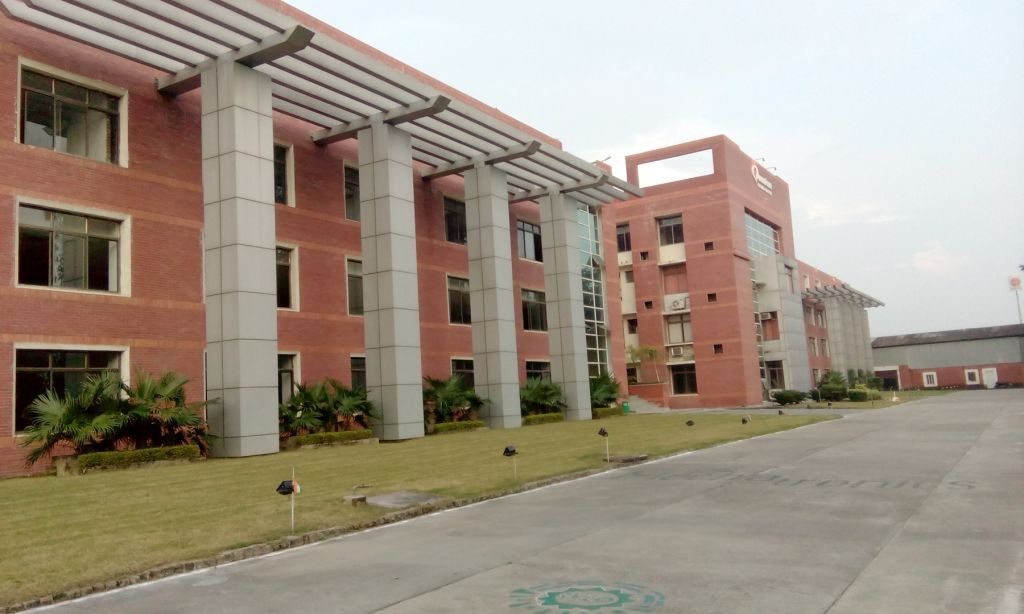
#> input picture spyder projects/data/building.jpg, 1024 x 614 px, found by its file name
$ python demo15.1_canny.py
#> lines starting #> are read from the running program, lines starting #| are printed output that depends on the picture; after the words box and inside, x2 and y2 are one past the last pixel; in counts of white or black regions, pixels touching at a corner belong together
# -*- coding: utf-8 -*-
"""
Created on Wed Feb 15 16:53:54 2023

@author: anush
"""
#image dtection
#image gradient
#laplacian Derivative-- It calculate laplace derivative
#https://github.com/askitlouder/Image-Processing-Tutorials

#it is use multi-stage algorithm to detect a edge#
# 5 steps in this 1)GUASS(noise reduction) 2)Gradient calculate
#3)non-max suppression 4)double threshold 5)edge tacking by hysteresis

import cv2
import numpy as np

'''#Load image into gray scale
img =cv2.imread(r"E:\data\building.jpg")
img =cv2.resize(img,(400,400))
img_gray =cv2.cvtColor(img,cv2.COLOR_BGR2GRAY)
#canny(img,thresh1,thresh2)
canny =cv2.Canny(img_gray,50,150)

cv2.imshow("original",img)
cv2.imshow("gray",img_gray)
cv2.imshow("canny",canny)

cv2.waitKey(0)
cv2.destroyAllWindows()'''

img =cv2.imread(r"E:\data\building.jpg")
#> img is the input picture: shape (614, 1024, 3); mean B, G, R 132, 146.3, 158.1
img =cv2.resize(img,(400,400))
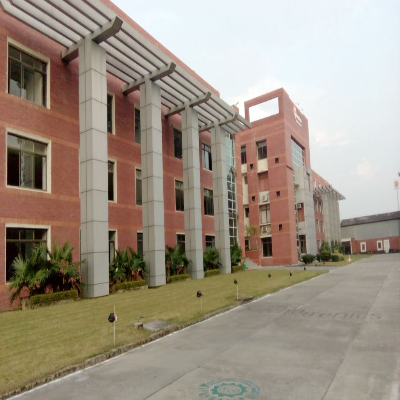
#> img: shape (400, 400, 3); mean B, G, R 131.9, 146.2, 158
img_gray =cv2.cvtColor(img,cv2.COLOR_BGR2GRAY)
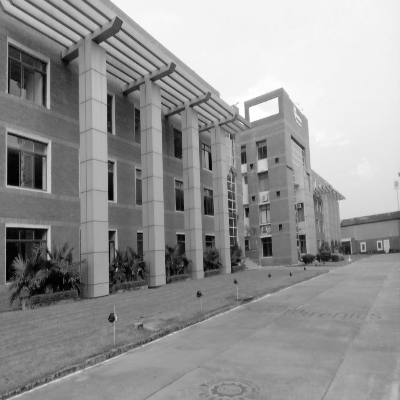
#> img_gray: shape (400, 400); min 0, max 255, mean 148.1

def nothing(x):
    pass

cv2.namedWindow("Canny")
cv2.createTrackbar("Threshold","Canny",0,255,nothing)

while True:
    a=cv2.getTrackbarPos("Threshold","Canny")
    print(a)
    res = cv2.Canny(img_gray,a,255)
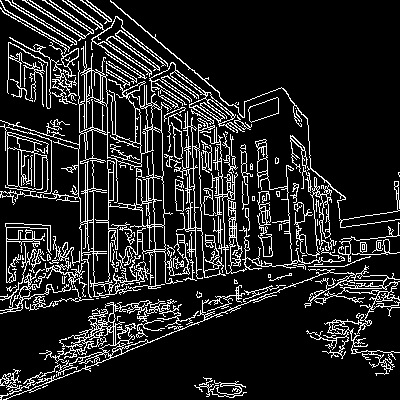
#> res: shape (400, 400); 13.9% white in thin lines or dots
    cv2.imshow("canny1",res)
    K =cv2.waitKey(1)
#> (key Esc is pressed here)
    if K==27:
        break
cv2.destroyAllWindows()

$ run again, with spyder projects/data/Cat1.jpg copied over spyder projects/data/building.jpg
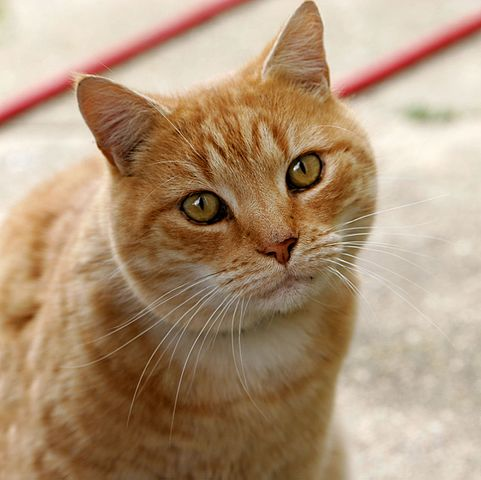
#> input picture spyder projects/data/Cat1.jpg, 481 x 480 px, found by its file name
#> img is the input picture: shape (480, 481, 3); mean B, G, R 120.7, 148.8, 175.9
#> img: shape (400, 400, 3)
#> `img_gray =cv2.cvtColor(img,cv2.COLOR_BGR2GRAY)`:
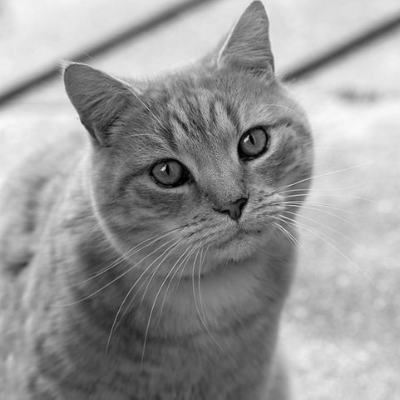
#> img_gray: shape (400, 400); min 1, max 248, mean 153.6
#> `res = cv2.Canny(img_gray,a,255)`:
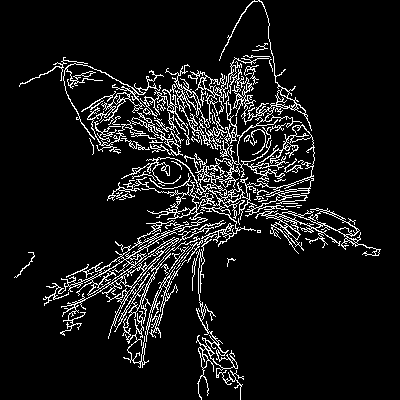
#> res: shape (400, 400); 8.7% white in thin lines or dots

$ run again, with spyder projects/data/aunt1.jpg copied over spyder projects/data/building.jpg
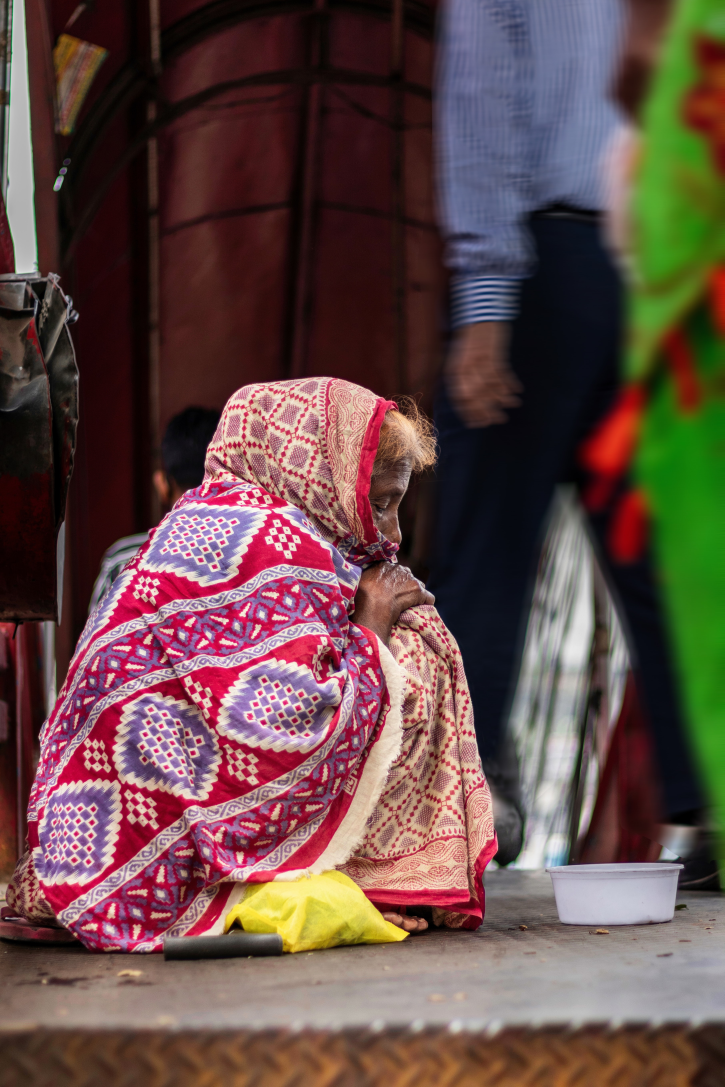
#> input picture spyder projects/data/aunt1.jpg, 3622 x 5434 px, found by its file name (shown at 1/5 size)
#> img is the input picture: shape (5434, 3622, 3); mean B, G, R 70.8, 74.7, 99.8
#> img: shape (400, 400, 3)
#> `img_gray =cv2.cvtColor(img,cv2.COLOR_BGR2GRAY)`:
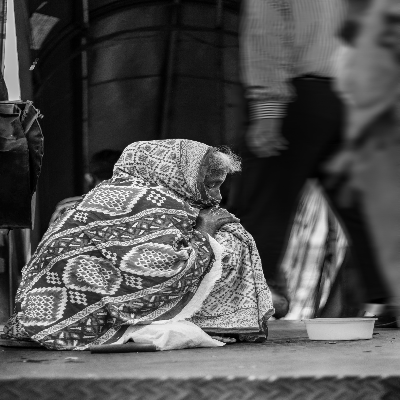
#> img_gray: shape (400, 400); min 0, max 249, mean 81.6
#> `res = cv2.Canny(img_gray,a,255)`:
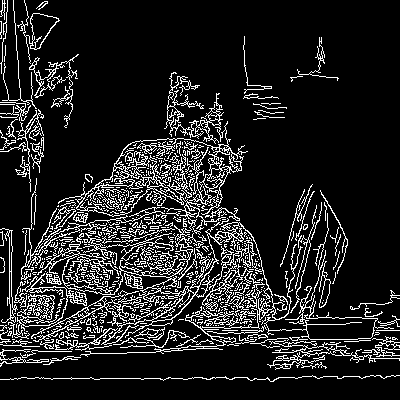
#> res: shape (400, 400); 13.5% white in thin lines or dots
